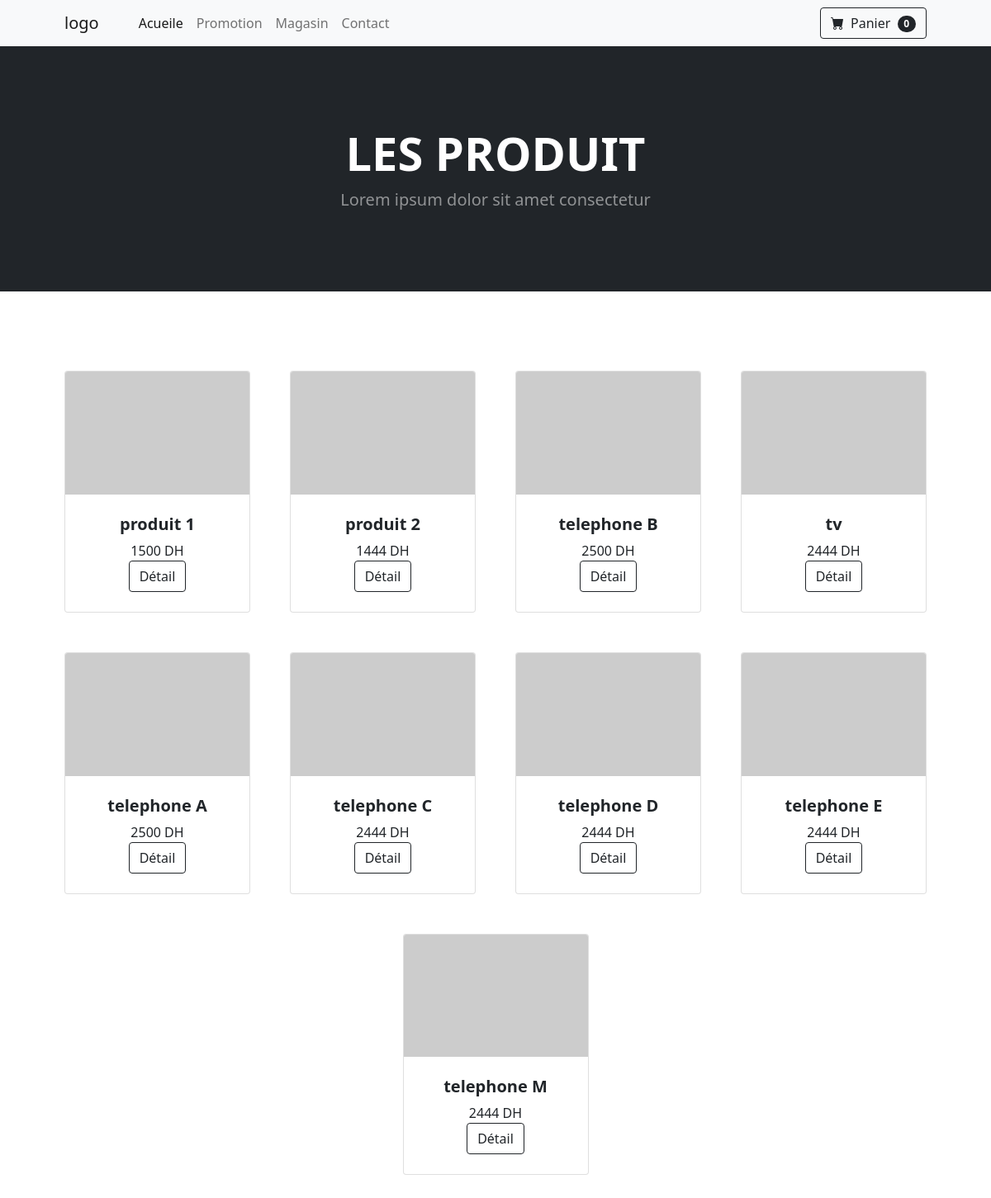
The page / on the database its author committed.
### tables this page shows
CREATE TABLE `produits` (
  `id` int(11) NOT NULL,
  `Nom` varchar(255) NOT NULL,
  `Prix` float NOT NULL
);

### gestionProduit.php (called while the page is built, shortened)
<?php
include "produit.php";
class GestionProduit {
    private function getConnection(){
         $this->Connection = mysqli_connect('localhost', 'botaina', 'test123', 'site-e-commerce');
        return $this->Connection;
    }
    public function afficher(){
        $SelctRow = 'SELECT *  FROM produits';
        $query = mysqli_query($this->getConnection() ,$SelctRow);
        $produits_data = mysqli_fetch_all($query, MYSQLI_ASSOC);
        $TableData = array();
        foreach ($produits_data as $value_Data) {
            $produit = new Produit();
            $produit->setId($value_Data['id']);
            $produit->setNom($value_Data['Nom']);
            $produit->setPrix($value_Data['Prix']);
            array_push($TableData, $produit);
        }
          return $TableData;
        }
    }

### produit.php (called while the page is built)
<?php
class Produit{
    private $Nom ;
    private $Prix ;
    private $id ;
    public function getNom() {
        return $this->Nom;
    }
    public function setNom($Nom) {
        $this->Nom = $Nom;
    }
    public function getId() {
        return $this->id;
    }
    public function setId($id) {
        $this->id = $id;
    }
    public function getPrix() {
        return $this->Prix;
    }
    public function setPrix($Prix) {
        $this->Prix = $Prix;
    }
}

### index.php (the view, shortened to what this page needs)
<?php
$compteur = count($_SESSION["paniers"]["produits"]) ;
?>
<!DOCTYPE html>
<html lang="en">
    <head>
        <link href="https://cdn.jsdelivr.net/npm/bootstrap-icons@1.5.0/font/bootstrap-icons.css" rel="stylesheet" />
        <link href="css/styles.css" rel="stylesheet" />
    </head>
    <body>
        <nav class="navbar navbar-expand-lg navbar-light bg-light">
            <div class="container px-4 px-lg-5">
                <a class="navbar-brand" href="#!">logo</a>
                <div class="collapse navbar-collapse" id="navbarSupportedContent">
                    <ul class="navbar-nav me-auto mb-2 mb-lg-0 ms-lg-4">
                        <li class="nav-item"><a class="nav-link active" aria-current="page" href="#!">Acueile</a></li>
                        <li class="nav-item"><a class="nav-link" href="#!">Promotion</a></li>
                        <li class="nav-item"><a class="nav-link" href="#!">Magasin</a></li>
                        <li class="nav-item"><a class="nav-link" href="#!">Contact</a></li>
                    </ul>
                    <form action="panier.php"method="POST" class="d-flex">
                        <button   class="btn btn-outline-dark" type="submit">
                         <i class="bi-cart-fill me-1" ></i>
                           Panier
                            <span class="badge bg-dark text-white ms-1 rounded-pill">
                        <?php
                        echo $compteur
                        ?>
                        </span>
                        </button>
                    </form>
                </div>
            </div>
        </nav>
        <header class="bg-dark py-5">
            <div class="container px-4 px-lg-5 my-5">
                <div class="text-center text-white">
                    <h1 class="display-4 fw-bolder">LES PRODUIT</h1>
                    <p class="lead fw-normal text-white-50 mb-0">Lorem ipsum dolor sit amet consectetur</p>
                </div>
            </div>
        </header>
        <?php
include 'gestionProduit.php';
$gestionProduit = new GestionProduit();
$data= $gestionProduit->afficher();
?>
        <section class="py-5">
            <div class="container px-4 px-lg-5 mt-5">
                <div class="row gx-4 gx-lg-5 row-cols-2 row-cols-md-3 row-cols-xl-4 justify-content-center">
                <?php
        foreach($data as $value){
          ?>
                <div class="col mb-5">
                        <div class="card h-100">
                            <img class="card-img-top" src="https://dummyimage.com/450x300/dee2e6/6c757d.jpg" alt="..." />
                            <div class="card-body p-4">
                                <div class="text-center">
                                    <h5 class="fw-bolder"><?= $value->getNom();?></h5>
                                    <?= $value->getPrix();?> DH
                                </div>
                                <div class="text-center"><a href="detail de produit.php?id=<?= $value->getId();?>"class="btn btn-outline-dark mt-auto" href="#">Détail</a></div>
                            </div>
                            </div>
                        </div>
                        <?php } ?>
                    </div>
                   </section>
    </body>
</html>

### rows shown on the page
produits: Nom "produit 1", Prix "1500"
produits: Nom "produit 2", Prix "1444"
produits: Nom "telephone B", Prix "2500"
produits: Nom "tv", Prix "2444"
produits: Nom "telephone A", Prix "2500"
produits: Nom "telephone C", Prix "2444"
produits: Nom "telephone D", Prix "2444"
produits: Nom "telephone E", Prix "2444"
produits: Nom "telephone M", Prix "2444"

### other values the page prints
$compteur "0"
